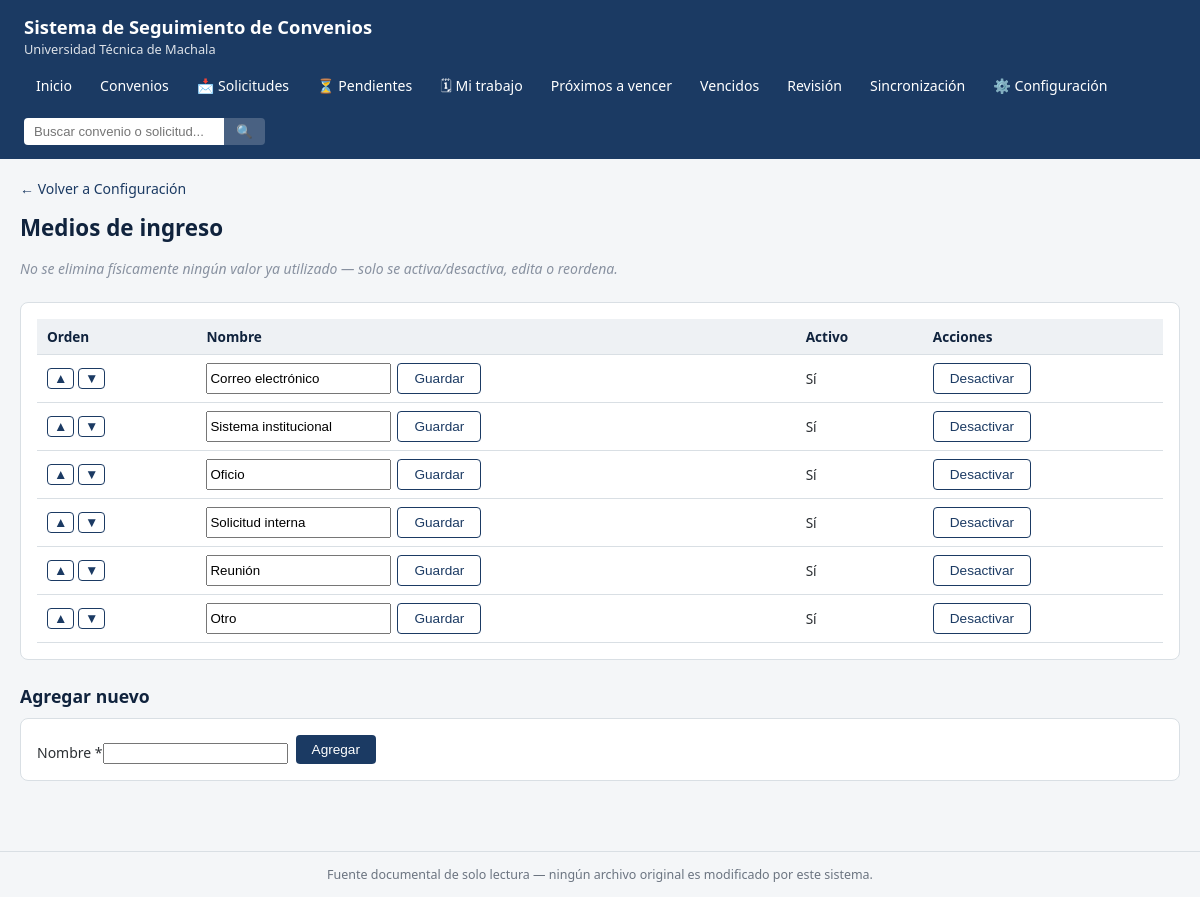
The page /configuracion/catalogos/medios_ingreso on the database its author committed.
### tables this page shows
CREATE TABLE catalogo_medios_ingreso (
    id INTEGER PRIMARY KEY AUTOINCREMENT,
    codigo TEXT NOT NULL UNIQUE,
    etiqueta TEXT NOT NULL,
    icono TEXT,
    activo INTEGER NOT NULL DEFAULT 1
, orden INTEGER);

### SISTEMA/routes/configuracion.py (the view)
@bp.route("/catalogos/<slug>")
def catalogo(slug):
    conn = _conn()
    if slug not in catalogos_admin.CATALOGOS:
        abort(404)
    filas = catalogos_admin.listar(conn, slug)
    return render_template(
        "configuracion_catalogo.html", slug=slug, titulo=catalogos_admin.CATALOGOS[slug]["titulo"],
        filas=filas, es_responsables=(slug == "responsables"),
        campo_editable=catalogos_admin.CATALOGOS[slug]["campo_editable"],
    )

### SISTEMA/config.py (called while the page is built)
def cargar_config() -> Config:
    with open(RUTA_CONFIG_JSON, "r", encoding="utf-8") as f:
        datos = json.load(f)
    return Config(datos)

### SISTEMA/db_context.py (called while the page is built)
def obtener_config():
    return cargar_config()

### SISTEMA/routes/solicitudes.py (called while the page is built)
def _conn():
    if "db_rw" not in g:
        config = obtener_config()
        g.db_rw = repo.conectar_escritura(config.ruta_convenios_db, config.ruta_base_convenios)
    return g.db_rw

### SISTEMA/services/catalogos_admin.py (called while the page is built)
def _config(slug: str) -> dict:
    if slug not in CATALOGOS:
        raise ValueError(f"Catálogo desconocido: {slug}")
    return CATALOGOS[slug]

def listar(conn, slug: str):
    cfg = _config(slug)
    return conn.execute(f"SELECT * FROM {cfg['tabla']} ORDER BY COALESCE(orden, id), id").fetchall()

### SISTEMA/services/repositorio_solicitudes.py (called while the page is built)
def conectar_escritura(ruta_db: Path, ruta_base_convenios: Path) -> sqlite3.Connection:
    verificar_ruta_escritura_segura(ruta_db, ruta_base_convenios)
    conn = sqlite3.connect(str(ruta_db), isolation_level=None)
    conn.row_factory = sqlite3.Row
    conn.execute("PRAGMA foreign_keys = ON;")
    return conn

### SISTEMA/templates/configuracion_catalogo.html (shortened to what this page needs)
{% extends "base.html" %}
{% block contenido %}
<a class="enlace-volver" href="{{ url_for('configuracion.inicio') }}">&larr; Volver a Configuración</a>
<h1>{{ titulo }}</h1>
<p class="texto-vacio" style="padding:0 0 10px;">No se elimina físicamente ningún valor ya utilizado — solo se activa/desactiva, edita o reordena.</p>
<div class="panel">
    <table>
        <thead><tr><th>Orden</th><th>Nombre</th>{% if es_responsables %}<th>Cargo</th><th>Dependencia</th>{% endif %}<th>Activo</th><th>Acciones</th></tr></thead>
        <tbody>
        {% for f in filas %}
            <tr>
                <td>
                    <form method="post" action="{{ url_for('configuracion.catalogo_mover', slug=slug, id_=f['id'], direccion='subir') }}" style="display:inline;"><button class="btn btn-secundario" style="padding:2px 6px;" type="submit">▲</button></form>
                    <form method="post" action="{{ url_for('configuracion.catalogo_mover', slug=slug, id_=f['id'], direccion='bajar') }}" style="display:inline;"><button class="btn btn-secundario" style="padding:2px 6px;" type="submit">▼</button></form>
                </td>
                <td>
                    <form method="post" action="{{ url_for('configuracion.catalogo_editar', slug=slug, id_=f['id']) }}" style="display:flex; gap:6px;">
                        <input type="text" name="texto" value="{{ f[campo_editable] }}" style="min-width:180px;">
                        <button class="btn btn-secundario" type="submit">Guardar</button>
                    </form>
                </td>
                <td>{{ 'Sí' if f['activo'] else 'No' }}</td>
                <td>
                    {% if f['activo'] %}
                    <form method="post" action="{{ url_for('configuracion.catalogo_desactivar', slug=slug, id_=f['id']) }}" style="display:inline;"><button class="btn btn-secundario" type="submit">Desactivar</button></form>
                    {% else %}
                    <form method="post" action="{{ url_for('configuracion.catalogo_activar', slug=slug, id_=f['id']) }}" style="display:inline;"><button class="btn btn-secundario" type="submit">Activar</button></form>
                    {% endif %}
                </td>
            </tr>
        {% endfor %}
        </tbody>
    </table>
</div>
<h2>Agregar nuevo</h2>
<div class="panel">
    <form method="post" action="{{ url_for('configuracion.catalogo_crear', slug=slug) }}" style="display:flex; gap:8px; flex-wrap:wrap; align-items:flex-end;">
        <div class="campo"><label>Nombre *</label><input type="text" name="{{ campo_editable }}" required></div>
        <button class="btn" type="submit">Agregar</button>
    </form>
</div>
{% endblock %}

### SISTEMA/static/css/estilo.css (style rules this page uses)
:root { --azul-utmach: #1b3a63; --azul-oscuro: #10233d; --gris-fondo: #f4f6f8; --gris-borde: #d9dfe4; --gris-texto: #2b2f33; --verde: #1f8a4c; --amarillo: #b8860b; --rojo: #b3261e; --naranja: #c2660d; --azul-info: #2563a8; --blanco: #ffffff; }
* { box-sizing: border-box; }
body { margin: 0; font-family: "Segoe UI", Arial, sans-serif; background: var(--gris-fondo); color: var(--gris-texto); font-size: 14px; }
h1 { font-size: 1.4rem; margin: 0 0 16px; color: var(--azul-oscuro); }
h2 { font-size: 1.1rem; margin: 24px 0 10px; color: var(--azul-oscuro); }
.panel { background: var(--blanco); border: 1px solid var(--gris-borde); border-radius: 8px; padding: 16px; margin-bottom: 20px; overflow-x: auto; }
.btn { background: var(--azul-utmach); color: var(--blanco); border: none; padding: 7px 16px; border-radius: 4px; cursor: pointer; font-size: 0.85rem; text-decoration: none; display: inline-block; }
.btn-secundario { background: var(--blanco); color: var(--azul-utmach); border: 1px solid var(--azul-utmach); }
table { width: 100%; border-collapse: collapse; font-size: 0.85rem; }
th, td { padding: 8px 10px; border-bottom: 1px solid var(--gris-borde); text-align: left; white-space: nowrap; }
th { background: #eef1f4; color: var(--azul-oscuro); position: sticky; top: 0; }
.enlace-volver { display: inline-block; margin-bottom: 14px; color: var(--azul-utmach); text-decoration: none; }
.texto-vacio { color: #8891a0; font-style: italic; padding: 20px 0; }

### rows shown on the page
catalogo_medios_ingreso: texto "Correo electrónico", activo "Sí"
catalogo_medios_ingreso: texto "Sistema institucional", activo "Sí"
catalogo_medios_ingreso: texto "Oficio", activo "Sí"
catalogo_medios_ingreso: texto "Solicitud interna", activo "Sí"
catalogo_medios_ingreso: texto "Reunión", activo "Sí"
catalogo_medios_ingreso: texto "Otro", activo "Sí"

### other values the page prints
{{ titulo }} "Medios de ingreso"
